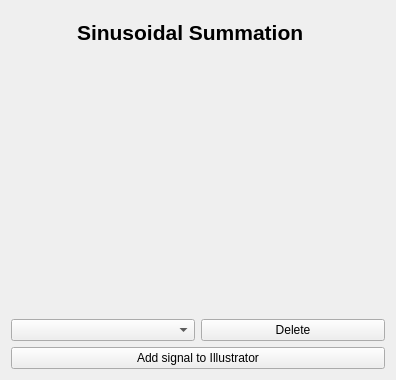
       <widget class="QWidget" name="layoutWidget">
        <layout class="QGridLayout" name="gridLayout_for_sinusoidalSummation">
         <item row="0" column="0">
          <layout class="QVBoxLayout" name="verticalLayout_mainGraphButtons"/>
         </item>
         <item row="0" column="1">
          <widget class="QWidget" name="widget_singleuse_as_backGround_for_summation" native="true">
           <layout class="QGridLayout" name="gridLayout_5">
            <item row="0" column="0">
             <widget class="QLabel" name="label_For_summation">
              <property name="text">
               <string>&lt;html&gt;&lt;head/&gt;&lt;body&gt;&lt;p&gt;&lt;span style=&quot; font-size:16pt; font-weight:600;&quot;&gt;Sinusoidal Summation &lt;/span&gt;&lt;/p&gt;&lt;/body&gt;&lt;/html&gt;</string>
              </property>
              <property name="alignment">
               <set>Qt::AlignCenter</set>
              </property>
             </widget>
            </item>
            <item row="1" column="0">
             <widget class="PlotWidget" name="Widget_Adder" native="true">
              <property name="palette">
               <palette>
                <active>
                 <colorrole role="WindowText">
                  <brush brushstyle="SolidPattern">
                   <color alpha="255">
                    <red>0</red>
                    <green>0</green>
                    <blue>0</blue>
                   </color>
                  </brush>
                 </colorrole>
                 <colorrole role="Button">
                  <brush brushstyle="SolidPattern">
                   <color alpha="255">
                    <red>173</red>
                    <green>198</green>
                    <blue>224</blue>
                   </color>
                  </brush>
                 </colorrole>
                 <colorrole role="Light">
                  <brush brushstyle="SolidPattern">
                   <color alpha="255">
                    <red>255</red>
                    <green>255</green>
                    <blue>255</blue>
                   </color>
                  </brush>
                 </colorrole>
                 <colorrole role="Midlight">
                  <brush brushstyle="SolidPattern">
                   <color alpha="255">
                    <red>255</red>
                    <green>255</green>
                    <blue>255</blue>
                   </color>
                  </brush>
                 </colorrole>
                 <colorrole role="Dark">
                  <brush brushstyle="SolidPattern">
                   <color alpha="255">
                    <red>127</red>
                    <green>127</green>
                    <blue>127</blue>
                   </color>
                  </brush>
                 </colorrole>
                 <colorrole role="Mid">
                  <brush brushstyle="SolidPattern">
                   <color alpha="255">
                    <red>170</red>
                    <green>170</green>
                    <blue>170</blue>
                   </color>
                  </brush>
                 </colorrole>
                 <colorrole role="Text">
                  <brush brushstyle="SolidPattern">
                   <color alpha="255">
                    <red>0</red>
                    <green>0</green>
                    <blue>0</blue>
                   </color>
                  </brush>
                 </colorrole>
                 <colorrole role="BrightText">
                  <brush brushstyle="SolidPattern">
                   <color alpha="255">
                    <red>255</red>
                    <green>255</green>
                    <blue>255</blue>
                   </color>
                  </brush>
                 </colorrole>
                 <colorrole role="ButtonText">
                  <brush brushstyle="SolidPattern">
                   <color alpha="255">
                    <red>0</red>
                    <green>0</green>
                    <blue>0</blue>
                   </color>
                  </brush>
                 </colorrole>
                 <colorrole role="Base">
                  <brush brushstyle="SolidPattern">
                   <color alpha="255">
                    <red>173</red>
                    <green>198</green>
                    <blue>224</blue>
                   </color>
                  </brush>
                 </colorrole>
                 <colorrole role="Window">
                  <brush brushstyle="SolidPattern">
                   <color alpha="255">
                    <red>173</red>
                    <green>198</green>
                    <blue>224</blue>
                   </color>
                  </brush>
                 </colorrole>
                 <colorrole role="Shadow">
                  <brush brushstyle="SolidPattern">
                   <color alpha="255">
                    <red>0</red>
                    <green>0</green>
                    <blue>0</blue>
                   </color>
                  </brush>
                 </colorrole>
                 <colorrole role="AlternateBase">
                  <brush brushstyle="SolidPattern">
                   <color alpha="255">
                    <red>255</red>
                    <green>255</green>
                    <blue>255</blue>
                   </color>
                  </brush>
                 </colorrole>
                 <colorrole role="ToolTipBase">
                  <brush brushstyle="SolidPattern">
                   <color alpha="255">
                    <red>255</red>
                    <green>255</green>
                    <blue>220</blue>
                   </color>
                  </brush>
                 </colorrole>
                 <colorrole role="ToolTipText">
                  <brush brushstyle="SolidPattern">
                   <color alpha="255">
                    <red>0</red>
                    <green>0</green>
                    <blue>0</blue>
                   </color>
                  </brush>
                 </colorrole>
                </active>
                <inactive>
                 <colorrole role="WindowText">
                  <brush brushstyle="SolidPattern">
                   <color alpha="255">
                    <red>0</red>
                    <green>0</green>
                    <blue>0</blue>
                   </color>
                  </brush>
                 </colorrole>
                 <colorrole role="Button">
                  <brush brushstyle="SolidPattern">
                   <color alpha="255">
                    <red>173</red>
                    <green>198</green>
                    <blue>224</blue>
                   </color>
                  </brush>
                 </colorrole>
                 <colorrole role="Light">
                  <brush brushstyle="SolidPattern">
                   <color alpha="255">
                    <red>255</red>
                    <green>255</green>
                    <blue>255</blue>
                   </color>
                  </brush>
                 </colorrole>
                 <colorrole role="Midlight">
                  <brush brushstyle="SolidPattern">
                   <color alpha="255">
                    <red>255</red>
                    <green>255</green>
                    <blue>255</blue>
                   </color>
                  </brush>
                 </colorrole>
                 <colorrole role="Dark">
                  <brush brushstyle="SolidPattern">
                   <color alpha="255">
                    <red>127</red>
                    <green>127</green>
                    <blue>127</blue>
                   </color>
                  </brush>
                 </colorrole>
                 <colorrole role="Mid">
                  <brush brushstyle="SolidPattern">
                   <color alpha="255">
                    <red>170</red>
                    <green>170</green>
                    <blue>170</blue>
                   </color>
                  </brush>
                 </colorrole>
                 <colorrole role="Text">
                  <brush brushstyle="SolidPattern">
                   <color alpha="255">
                    <red>0</red>
                    <green>0</green>
                    <blue>0</blue>
                   </color>
                  </brush>
                 </colorrole>
                 <colorrole role="BrightText">
                  <brush brushstyle="SolidPattern">
                   <color alpha="255">
                    <red>255</red>
                    <green>255</green>
                    <blue>255</blue>
                   </color>
                  </brush>
                 </colorrole>
                 <colorrole role="ButtonText">
                  <brush brushstyle="SolidPattern">
                   <color alpha="255">
                    <red>0</red>
                    <green>0</green>
                    <blue>0</blue>
                   </color>
                  </brush>
                 </colorrole>
                 <colorrole role="Base">
                  <brush brushstyle="SolidPattern">
                   <color alpha="255">
                    <red>173</red>
                    <green>198</green>
                    <blue>224</blue>
                   </color>
                  </brush>
                 </colorrole>
                 <colorrole role="Window">
                  <brush brushstyle="SolidPattern">
                   <color alpha="255">
                    <red>173</red>
                    <green>198</green>
                    <blue>224</blue>
                   </color>
                  </brush>
                 </colorrole>
                 <colorrole role="Shadow">
                  <brush brushstyle="SolidPattern">
                   <color alpha="255">
                    <red>0</red>
                    <green>0</green>
                    <blue>0</blue>
                   </color>
                  </brush>
                 </colorrole>
                 <colorrole role="AlternateBase">
                  <brush brushstyle="SolidPattern">
                   <color alpha="255">
                    <red>255</red>
                    <green>255</green>
                    <blue>255</blue>
                   </color>
                  </brush>
                 </colorrole>
                 <colorrole role="ToolTipBase">
                  <brush brushstyle="SolidPattern">
                   <color alpha="255">
                    <red>255</red>
                    <green>255</green>
                    <blue>220</blue>
                   </color>
                  </brush>
                 </colorrole>
                 <colorrole role="ToolTipText">
                  <brush brushstyle="SolidPattern">
                   <color alpha="255">
                    <red>0</red>
                    <green>0</green>
                    <blue>0</blue>
                   </color>
                  </brush>
                 </colorrole>
                </inactive>
                <disabled>
                 <colorrole role="WindowText">
                  <brush brushstyle="SolidPattern">
                   <color alpha="255">
                    <red>127</red>
                    <green>127</green>
                    <blue>127</blue>
                   </color>
                  </brush>
                 </colorrole>
                 <colorrole role="Button">
                  <brush brushstyle="SolidPattern">
                   <color alpha="255">
                    <red>173</red>
                    <green>198</green>
                    <blue>224</blue>
                   </color>
                  </brush>
                 </colorrole>
                 <colorrole role="Light">
                  <brush brushstyle="SolidPattern">
                   <color alpha="255">
                    <red>255</red>
                    <green>255</green>
                    <blue>255</blue>
                   </color>
                  </brush>
                 </colorrole>
                 <colorrole role="Midlight">
                  <brush brushstyle="SolidPattern">
                   <color alpha="255">
                    <red>255</red>
                    <green>255</green>
                    <blue>255</blue>
                   </color>
                  </brush>
                 </colorrole>
                 <colorrole role="Dark">
                  <brush brushstyle="SolidPattern">
                   <color alpha="255">
                    <red>127</red>
                    <green>127</green>
                    <blue>127</blue>
                   </color>
                  </brush>
                 </colorrole>
                 <colorrole role="Mid">
                  <brush brushstyle="SolidPattern">
                   <color alpha="255">
                    <red>170</red>
                    <green>170</green>
                    <blue>170</blue>
                   </color>
                  </brush>
                 </colorrole>
                 <colorrole role="Text">
                  <brush brushstyle="SolidPattern">
                   <color alpha="255">
                    <red>127</red>
                    <green>127</green>
                    <blue>127</blue>
                   </color>
                  </brush>
                 </colorrole>
                 <colorrole role="BrightText">
                  <brush brushstyle="SolidPattern">
                   <color alpha="255">
                    <red>255</red>
                    <green>255</green>
                    <blue>255</blue>
                   </color>
                  </brush>
                 </colorrole>
                 <colorrole role="ButtonText">
                  <brush brushstyle="SolidPattern">
                   <color alpha="255">
                    <red>127</red>
                    <green>127</green>
                    <blue>127</blue>
                   </color>
                  </brush>
                 </colorrole>
                 <colorrole role="Base">
                  <brush brushstyle="SolidPattern">
                   <color alpha="255">
                    <red>173</red>
                    <green>198</green>
                    <blue>224</blue>
                   </color>
                  </brush>
                 </colorrole>
                 <colorrole role="Window">
                  <brush brushstyle="SolidPattern">
                   <color alpha="255">
                    <red>173</red>
                    <green>198</green>
                    <blue>224</blue>
                   </color>
                  </brush>
                 </colorrole>
                 <colorrole role="Shadow">
                  <brush brushstyle="SolidPattern">
                   <color alpha="255">
                    <red>0</red>
                    <green>0</green>
                    <blue>0</blue>
                   </color>
                  </brush>
                 </colorrole>
                 <colorrole role="AlternateBase">
                  <brush brushstyle="SolidPattern">
                   <color alpha="255">
                    <red>255</red>
                    <green>255</green>
                    <blue>255</blue>
                   </color>
                  </brush>
                 </colorrole>
                 <colorrole role="ToolTipBase">
                  <brush brushstyle="SolidPattern">
                   <color alpha="255">
                    <red>255</red>
                    <green>255</green>
                    <blue>220</blue>
                   </color>
                  </brush>
                 </colorrole>
                 <colorrole role="ToolTipText">
                  <brush brushstyle="SolidPattern">
                   <color alpha="255">
                    <red>0</red>
                    <green>0</green>
                    <blue>0</blue>
                   </color>
                  </brush>
                 </colorrole>
                </disabled>
               </palette>
              </property>
              <property name="styleSheet">
               <string notr="true"/>
              </property>
             </widget>
            </item>
            <item row="1" column="1">
             <spacer name="verticalSpacer_for_summation">
              <property name="orientation">
               <enum>Qt::Vertical</enum>
              </property>
              <property name="sizeHint" stdset="0">
               <size>
                <width>10</width>
                <height>233</height>
               </size>
              </property>
             </spacer>
            </item>
            <item row="2" column="0">
             <spacer name="horizontalSpacer_for_sumamtion">
              <property name="orientation">
               <enum>Qt::Horizontal</enum>
              </property>
              <property name="sizeHint" stdset="0">
               <size>
                <width>346</width>
                <height>20</height>
               </size>
              </property>
             </spacer>
            </item>
            <item row="0" column="1">
             <spacer name="verticalSpacerForLabelSummation">
              <property name="orientation">
               <enum>Qt::Vertical</enum>
              </property>
              <property name="sizeType">
               <enum>QSizePolicy::Fixed</enum>
              </property>
              <property name="sizeHint" stdset="0">
               <size>
                <width>10</width>
                <height>25</height>
               </size>
              </property>
             </spacer>
            </item>
           </layout>
          </widget>
         </item>
         <item row="1" column="1">
          <layout class="QGridLayout" name="gridLayout_For_sunusoidalSummation">
           <item row="1" column="0" colspan="2">
            <widget class="QPushButton" name="Button_confirmation">
             <property name="text">
              <string>Add signal to Illustrator</string>
             </property>
            </widget>
           </item>
           <item row="0" column="0">
            <widget class="QComboBox" name="Combobox_signal"/>
           </item>
           <item row="0" column="1">
            <widget class="QPushButton" name="Button_delete">
             <property name="text">
              <string>Delete</string>
             </property>
            </widget>
           </item>
          </layout>
         </item>
        </layout>
       </widget>
